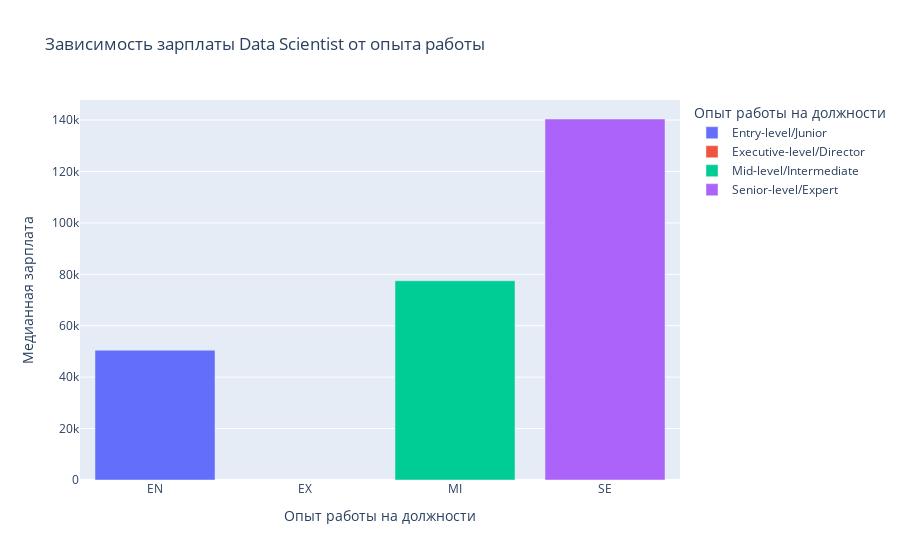

The notebook cell this image was saved under:
### Markdown cell above
### Влияет ли опыт работы на зарплату

### Code cell
ds_job = hr_agency_df[hr_agency_df['job_title'] == 'Data Scientist']
grouped_ff = ds_job.groupby(['experience_level'])['salary_in_usd'].median().to_frame()
grouped_ff = grouped_ff.reset_index()
fig = px.bar(
    data_frame=grouped_ff,
    x='experience_level',
    y='salary_in_usd',
    title='Зависимость зарплаты Data Scientist от опыта работы',
    labels= dict(experience_level ='Опыт работы на должности', salary_in_usd='Медианная зарплата'),
    color='experience_level'
)
newnames = {'EN':'Entry-level/Junior', 'EX': 'Executive-level/Director', 'MI':'Mid-level/Intermediate', 'SE':'Senior-level/Expert'}
fig.for_each_trace(lambda t: t.update(name = newnames[t.name]))

### Figure 1 — Plotly figure (JSON) as saved in the notebook; plotly's stock layout.template omitted (floating-point values rounded to 4 significant figures)
{"data": [{"alignmentgroup": "True", "hovertemplate": "Опыт работы на должности=%{x}<br>Медианная зарплата=%{y}<extra></extra>", "legendgroup": "EN", "marker": {"color": "#636efa", "pattern": {"shape": ""}}, "name": "Entry-level/Junior", "offsetgroup": "EN", "orientation": "v", "showlegend": true, "textposition": "auto", "type": "bar", "x": ["EN"], "xaxis": "x", "y": [50480.0], "yaxis": "y"}, {"alignmentgroup": "True", "hovertemplate": "Опыт работы на должности=%{x}<br>Медианная зарплата=%{y}<extra></extra>", "legendgroup": "EX", "marker": {"color": "#EF553B", "pattern": {"shape": ""}}, "name": "Executive-level/Director", "offsetgroup": "EX", "orientation": "v", "showlegend": true, "textposition": "auto", "type": "bar", "x": ["EX"], "xaxis": "x", "y": [null], "yaxis": "y"}, {"alignmentgroup": "True", "hovertemplate": "Опыт работы на должности=%{x}<br>Медианная зарплата=%{y}<extra></extra>", "legendgroup": "MI", "marker": {"color": "#00cc96", "pattern": {"shape": ""}}, "name": "Mid-level/Intermediate", "offsetgroup": "MI", "orientation": "v", "showlegend": true, "textposition": "auto", "type": "bar", "x": ["MI"], "xaxis": "x", "y": [77479], "yaxis": "y"}, {"alignmentgroup": "True", "hovertemplate": "Опыт работы на должности=%{x}<br>Медианная зарплата=%{y}<extra></extra>", "legendgroup": "SE", "marker": {"color": "#ab63fa", "pattern": {"shape": ""}}, "name": "Senior-level/Expert", "offsetgroup": "SE", "orientation": "v", "showlegend": true, "textposition": "auto", "type": "bar", "x": ["SE"], "xaxis": "x", "y": [140400], "yaxis": "y"}], "layout": {"barmode": "relative", "legend": {"title": {"text": "Опыт работы на должности"}, "tracegroupgap": 0}, "title": {"text": "Зависимость зарплаты Data Scientist от опыта работы"}, "xaxis": {"anchor": "y", "categoryarray": ["EN", "EX", "MI", "SE"], "categoryorder": "array", "domain": [0, 1], "title": {"text": "Опыт работы на должности"}}, "yaxis": {"anchor": "x", "domain": [0, 1], "title": {"text": "Медианная зарплата"}}}}
